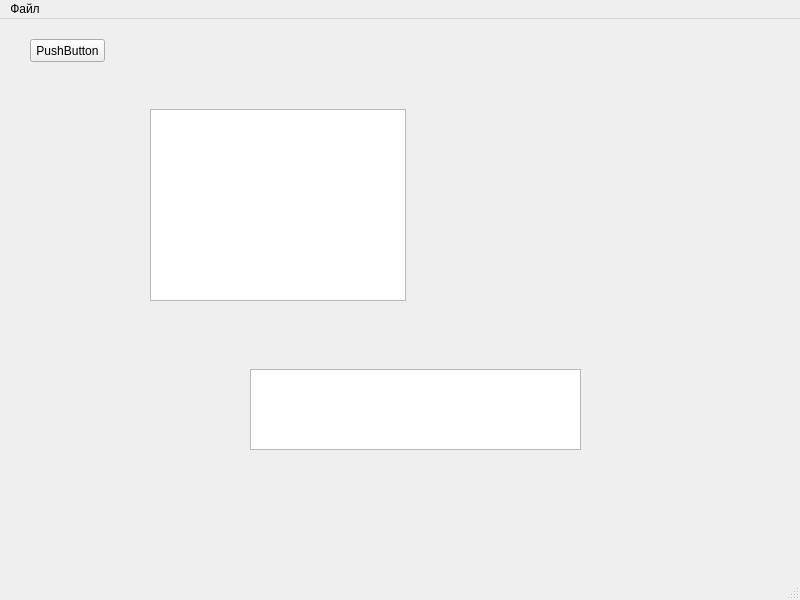
<?xml version="1.0" encoding="UTF-8"?>
<ui version="4.0">
 <class>MainWindow</class>
 <widget class="QMainWindow" name="MainWindow">
  <property name="geometry">
   <rect>
    <x>0</x>
    <y>0</y>
    <width>800</width>
    <height>600</height>
   </rect>
  </property>
  <property name="windowTitle">
   <string>MainWindow</string>
  </property>
  <widget class="QWidget" name="centralwidget">
   <widget class="QPushButton" name="pushButton">
    <property name="geometry">
     <rect>
      <x>30</x>
      <y>20</y>
      <width>75</width>
      <height>23</height>
     </rect>
    </property>
    <property name="text">
     <string>PushButton</string>
    </property>
   </widget>
   <widget class="QTableView" name="tableView">
    <property name="geometry">
     <rect>
      <x>150</x>
      <y>90</y>
      <width>256</width>
      <height>192</height>
     </rect>
    </property>
   </widget>
   <widget class="QTextEdit" name="textEdit">
    <property name="geometry">
     <rect>
      <x>250</x>
      <y>350</y>
      <width>331</width>
      <height>81</height>
     </rect>
    </property>
   </widget>
  </widget>
  <widget class="QMenuBar" name="menubar">
   <property name="geometry">
    <rect>
     <x>0</x>
     <y>0</y>
     <width>800</width>
     <height>18</height>
    </rect>
   </property>
   <widget class="QMenu" name="menu">
    <property name="title">
     <string>Файл</string>
    </property>
   </widget>
   <addaction name="menu"/>
  </widget>
  <widget class="QStatusBar" name="statusbar"/>
 </widget>
 <resources/>
 <connections/>
</ui>
